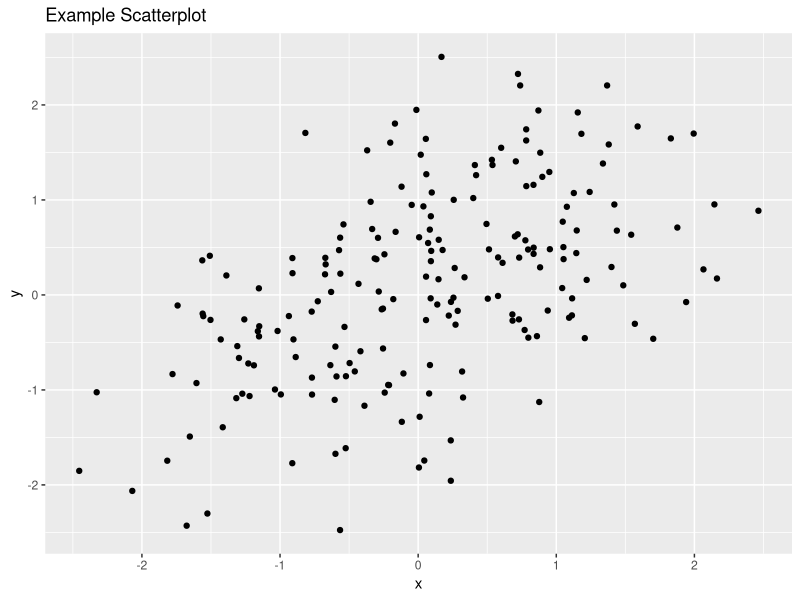

Here is the R script that generated this plot:
## ---- chunk 1
library(MASS)
library(dplyr)
library(ggplot2)
s <- matrix(c(1, 0.5, 0.5, 1), 2, 2)
draws <- data.frame(mvrnorm(n = 200, rep(0, 2), s)) %>% tbl_df() %>% rename(x = X1, y = X2)
qplot(x, y, data = draws, main = "Example Scatterplot")

